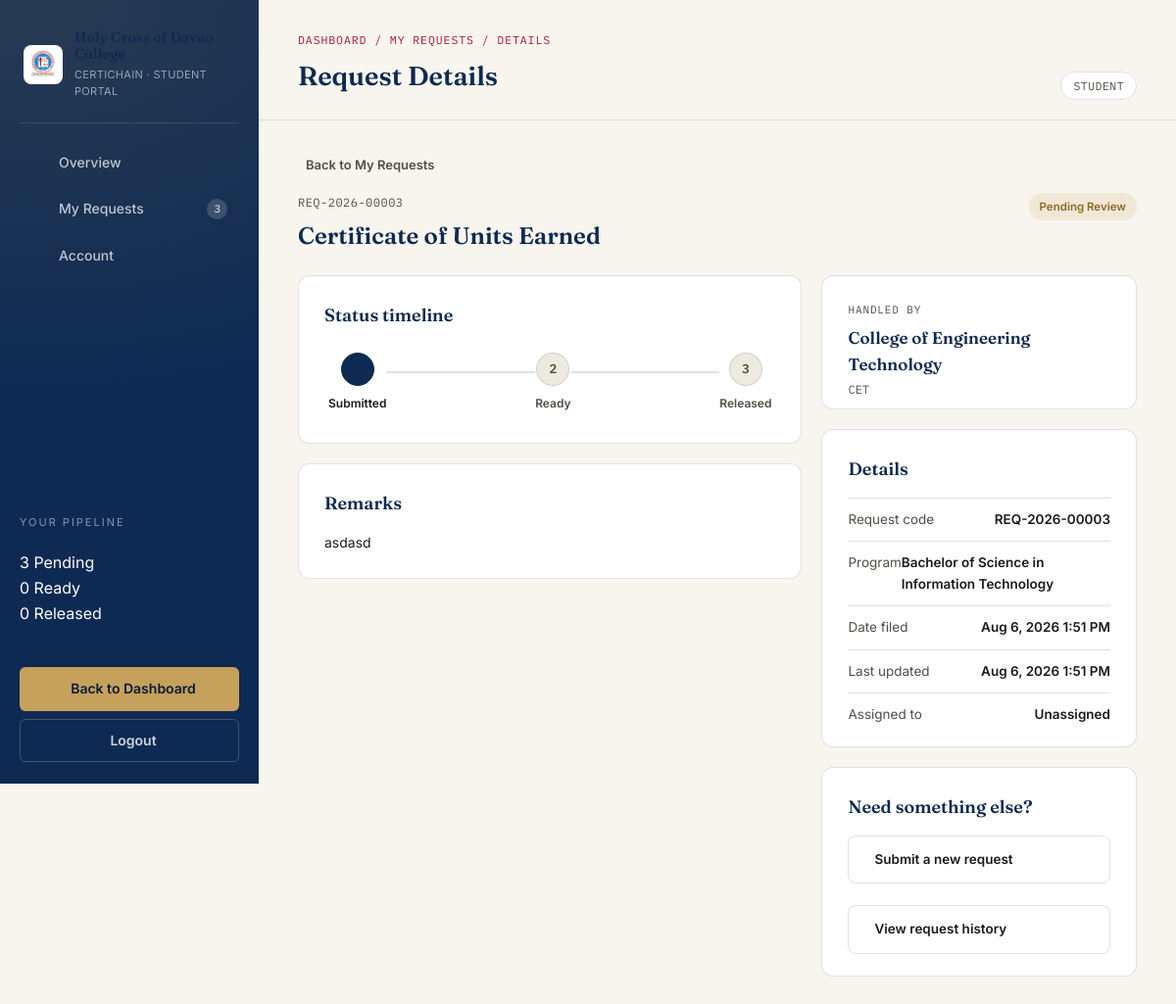
The app's page /student/view_request.php?code=REQ-2026-00003 (signed in) with its own data.
### tables this page shows
CREATE TABLE `requests` (
  `request_id` int(11) NOT NULL,
  `request_code` varchar(30) NOT NULL,
  `requester_user_id` int(11) NOT NULL,
  `requester_role` enum('student','alumni') NOT NULL,
  `program_id` int(11) NOT NULL,
  `college_id` int(11) NOT NULL,
  `document_type_id` int(11) NOT NULL,
  `status` enum('pending_review','requirements_incomplete','under_verification','approved','awaiting_payment','payment_verified','scheduled','completed','rejected','cancelled') NOT NULL DEFAULT 'pending_review',
  `assigned_employee_id` int(11) DEFAULT NULL,
  `remarks` text DEFAULT NULL,
  `created_at` timestamp NOT NULL DEFAULT current_timestamp(),
  `updated_at` timestamp NOT NULL DEFAULT current_timestamp() ON UPDATE current_timestamp()
);

CREATE TABLE `document_types` (
  `document_type_id` int(11) NOT NULL,
  `category_id` int(10) UNSIGNED DEFAULT NULL,
  `document_name` varchar(150) NOT NULL,
  `description` text DEFAULT NULL,
  `is_active` tinyint(1) DEFAULT 1
);

CREATE TABLE `colleges` (
  `college_id` int(11) NOT NULL,
  `college_code` varchar(20) NOT NULL,
  `college_name` varchar(150) NOT NULL,
  `is_active` tinyint(1) NOT NULL DEFAULT 1,
  `created_at` timestamp NOT NULL DEFAULT current_timestamp()
);

CREATE TABLE `programs` (
  `program_id` int(11) NOT NULL,
  `college_id` int(11) NOT NULL,
  `program_name` varchar(200) NOT NULL,
  `degree_code` varchar(30) NOT NULL,
  `degree_level` enum('undergraduate','masters','doctoral') NOT NULL DEFAULT 'undergraduate',
  `is_active` tinyint(1) NOT NULL DEFAULT 1
);

### student/view_request.php (the view, shortened to what this page needs)
<?php
require_once __DIR__ . '/../config/db.php';
$userId    = (int) $_SESSION['user_id'];
$role      = $_SESSION['role'];
$requestCode = isset($_GET['code']) ? trim((string) $_GET['code']) : '';
$stats = [
    'total'    => 0,
    'pending'  => 0,
    'ready'    => 0,
    'released' => 0,
];
try {
    $stmt = $pdo->prepare(
        'SELECT status, COUNT(*) AS c
         FROM requests
         WHERE requester_user_id = :uid
         GROUP BY status'
    );
    $stmt->execute([':uid' => $userId]);
    foreach ($stmt->fetchAll() as $r) {
        $status = strtolower((string) $r['status']);
        $count  = (int) $r['c'];
        $stats['total'] += $count;
        if (in_array($status, ['pending_review', 'pending', 'processing', 'under_review'], true)) {
            $stats['pending'] += $count;
        } elseif (in_array($status, ['ready', 'ready_for_pickup', 'approved'], true)) {
            $stats['ready'] += $count;
        } elseif (in_array($status, ['released', 'completed', 'claimed'], true)) {
            $stats['released'] += $count;
        }
    }
} catch (\PDOException $e) {
}
$pipelineHasPending  = $stats['pending']  > 0;
$pipelineHasReady    = $stats['ready']    > 0;
$pipelineHasReleased = $stats['released'] > 0;
$request  = null;
$dbError  = false;
$notFound = false;
try {
   $stmt = $pdo->prepare(
        "SELECT r.request_id, r.request_code, r.status, r.remarks,
                r.created_at, r.updated_at, r.assigned_employee_id,
                dt.document_name AS cert_name,
                c.college_name, c.college_code,
                p.program_name
         FROM requests r
         LEFT JOIN document_types dt ON dt.document_type_id = r.document_type_id
         LEFT JOIN colleges c        ON c.college_id = r.college_id
         LEFT JOIN programs p        ON p.program_id = r.program_id
         WHERE r.request_code = :code
           AND r.requester_user_id = :uid
         LIMIT 1"
    );
    $stmt->execute([':code' => $requestCode, ':uid' => $userId]);
    $request = $stmt->fetch();
} catch (\PDOException $e) {
    $dbError = true;
}
$assignedName = null;
function statusBadgeClass(string $status): string
{
    $s = strtolower($status);
    if (in_array($s, ['pending_review', 'pending', 'processing', 'under_review'], true)) return 'badge-pending';
    return 'badge-pending';
}
function timelineStep(string $status): string
{
    $s = strtolower($status);
    return 'submitted';
}
$currentStep = $request ? timelineStep((string) $request['status']) : 'submitted';
$isRejected  = $currentStep === 'rejected';
$stepOrder = ['submitted', 'ready', 'released'];
$currentIndex = $isRejected ? 0 : array_search($currentStep, $stepOrder, true);
?>
<!DOCTYPE html>
<html lang="en">
<head>
    <link rel="stylesheet"
        href="https://cdnjs.cloudflare.com/ajax/libs/tabler-icons/2.44.0/iconfont/tabler-icons.min.css">
    <link rel="stylesheet" href="../public/assets/css/index.css">
    <link rel="stylesheet" href="../public/assets/css/student-dashboard.css">
    <link rel="stylesheet" href="../public/assets/css/view_request.css">
</head>
<body>
    <div class="app-shell">
        <aside class="sidebar" id="sidebar">
            <div class="sidebar-brand">
                <img class="crest" src="../public/assets/logo/hcdc-logo.jpg" alt="Holy Cross of Davao College logo">
                <div class="brand-text">
                    <div class="school">Holy Cross of Davao College</div>
                    <div class="office">CertiChain &middot; Student Portal</div>
                </div>
            </div>
            <nav class="side-nav" id="dash-nav">
                <a href="dashboard.php">
                    <i class="ti ti-layout-dashboard"></i>Overview
                </a>
                <a href="dashboard.php#requests">
                    <i class="ti ti-file-text"></i>My Requests
                    <?php if ($stats['total'] > 0): ?><span class="side-nav-count"><?= (int) $stats['total'] ?></span><?php endif; ?>
                </a>
                <a href="dashboard.php#account">
                    <i class="ti ti-user"></i>Account
                </a>
            </nav>
            <div class="chain-status" aria-label="Your request pipeline">
                <div class="chain-status-label">Your pipeline</div>
                <div class="chain-track">
                    <div class="chain-node <?= $pipelineHasPending ? 'lit lit-pending' : '' ?>">
                        <span class="chain-num"><?= (int) $stats['pending'] ?></span>
                        <span class="chain-tag">Pending</span>
                    </div>
                    <div class="chain-node <?= $pipelineHasReady ? 'lit lit-ready' : '' ?>">
                        <span class="chain-num"><?= (int) $stats['ready'] ?></span>
                        <span class="chain-tag">Ready</span>
                    </div>
                    <div class="chain-node <?= $pipelineHasReleased ? 'lit lit-released' : '' ?>">
                        <span class="chain-num"><?= (int) $stats['released'] ?></span>
                        <span class="chain-tag">Released</span>
                    </div>
                </div>
            </div>
            <div class="sidebar-footer">
                <a href="dashboard.php" class="btn btn-gold btn-block">
                    <i class="ti ti-arrow-left"></i>Back to Dashboard
                </a>
                <a href="../auth/logout.php" class="btn btn-ghost-dark btn-block">
                    <i class="ti ti-logout"></i>Logout
                </a>
            </div>
        </aside>
        <div class="main-col">
            <header class="topbar">
                <div>
                    <div class="topbar-eyebrow">Dashboard / My Requests / Details</div>
                    <h1>Request Details</h1>
                </div>
                <div class="topbar-right">
                    <span class="role-chip"><?= htmlspecialchars(ucfirst($role)) ?></span>
                </div>
            </header>
            <main class="dash-content dash-content-wide">
                <?php if ($dbError): ?>
                    <div class="dash-card">
                        <div class="empty-state">
                            <i class="ti ti-alert-triangle"></i>
                            Couldn't load this request right now. Please try again later.
                        </div>
                    </div>
                <?php else: ?>
                    <a href="dashboard.php#requests" class="back-link">
                        <i class="ti ti-arrow-left"></i>Back to My Requests
                    </a>
                    <div class="view-req-head">
                        <div>
                            <div class="view-req-code"><?= htmlspecialchars($request['request_code'] ?? ('#' . $request['request_id'])) ?></div>
                            <h2 class="view-req-title"><?= htmlspecialchars($request['cert_name'] ?? 'Certificate Request') ?></h2>
                        </div>
                        <span class="badge <?= statusBadgeClass((string) $request['status']) ?>">
                            <?= htmlspecialchars(str_replace('_', ' ', (string) $request['status'])) ?>
                        </span>
                    </div>
                    <div class="req-form-layout">
                        <div>
                            <div class="dash-card">
                                <div class="dash-card-head">
                                    <h2>Status timeline</h2>
                                </div>
                                <?php if ($isRejected): ?>
                                    <div class="timeline timeline-rejected">
                                        <div class="timeline-step done">
                                            <span class="timeline-dot"><i class="ti ti-check"></i></span>
                                            <span class="timeline-label">Submitted</span>
                                        </div>
                                        <div class="timeline-bar done rejected"></div>
                                        <div class="timeline-step done rejected">
                                            <span class="timeline-dot"><i class="ti ti-x"></i></span>
                                            <span class="timeline-label">Rejected</span>
                                        </div>
                                    </div>
                                    <p class="note" style="margin-top:14px;">
                                        This request was not approved. See remarks below, or contact the office
                                        that handles your program for details.
                                    </p>
                                <?php else: ?>
                                    <div class="timeline">
                                        <?php foreach ($stepOrder as $i => $step): ?>
                                            <?php
                                                $labels = ['submitted' => 'Submitted', 'ready' => 'Ready', 'released' => 'Released'];
                                                $isDone = $i <= $currentIndex;
                                            ?>
                                            <div class="timeline-step <?= $isDone ? 'done' : '' ?>">
                                                <span class="timeline-dot">
                                                    <?= $isDone ? '<i class="ti ti-check"></i>' : ($i + 1) ?>
                                                </span>
                                                <span class="timeline-label"><?= $labels[$step] ?></span>
                                            </div>
                                            <?php if ($i < count($stepOrder) - 1): ?>
                                                <div class="timeline-bar <?= $i < $currentIndex ? 'done' : '' ?>"></div>
                                            <?php endif; ?>
                                        <?php endforeach; ?>
                                    </div>
                                <?php endif; ?>
                            </div>
                            <div class="dash-card">
                                <div class="dash-card-head">
                                    <h2>Remarks</h2>
                                </div>
                                <?php if (!empty($request['remarks'])): ?>
                                    <p class="remarks-text"><?= nl2br(htmlspecialchars($request['remarks'])) ?></p>
                                <?php else: ?>
                                    <p class="note">No remarks were added with this request.</p>
                                <?php endif; ?>
                            </div>
                        </div>
                        <div>
                            <div class="dash-card routing-card">
                                <div class="label">Handled by</div>
                                <div class="college-name"><?= htmlspecialchars($request['college_name'] ?? 'Not yet assigned') ?></div>
                                <?php if (!empty($request['college_code'])): ?>
                                    <div class="college-code"><?= htmlspecialchars($request['college_code']) ?></div>
                                <?php endif; ?>
                            </div>
                            <div class="dash-card">
                                <div class="dash-card-head">
                                    <h2>Details</h2>
                                </div>
                                <div class="account-row">
                                    <span class="k">Request code</span>
                                    <span class="v"><?= htmlspecialchars($request['request_code'] ?? ('#' . $request['request_id'])) ?></span>
                                </div>
                                <div class="account-row">
                                    <span class="k">Program</span>
                                    <span class="v"><?= htmlspecialchars($request['program_name'] ?? 'Not specified') ?></span>
                                </div>
                                <div class="account-row">
                                    <span class="k">Date filed</span>
                                    <span class="v"><?= htmlspecialchars(date('M j, Y g:i A', strtotime((string) $request['created_at']))) ?></span>
                                </div>
                                <div class="account-row">
                                    <span class="k">Last updated</span>
                                    <span class="v"><?= htmlspecialchars(date('M j, Y g:i A', strtotime((string) $request['updated_at']))) ?></span>
                                </div>
                                <div class="account-row">
                                    <span class="k">Assigned to</span>
                                    <span class="v"><?= htmlspecialchars($assignedName ?: ($request['assigned_employee_id'] ? 'Staff assigned' : 'Unassigned')) ?></span>
                                </div>
                            </div>
                            <div class="dash-card">
                                <div class="dash-card-head">
                                    <h2>Need something else?</h2>
                                </div>
                                <div class="quick-actions">
                                    <a href="submit_request.php" class="quick-action">
                                        <i class="ti ti-file-certificate"></i>Submit a new request
                                    </a>
                                    <a href="dashboard.php#requests" class="quick-action">
                                        <i class="ti ti-history"></i>View request history
                                    </a>
                                </div>
                            </div>
                        </div>
                    </div>
                <?php endif; ?>
            </main>
        </div>
    </div>
</body>
</html>

### records on screen
requests: request_code "REQ-2026-00003", document_type.document_name "Certificate of Units Earned", status "Pending Review", remarks "asdasd", college.college_name "College of Engineering Technology", college.college_code "CET", program.program_name "Bachelor of Science in Information Technology", created_at "Aug 6, 2026 1:51 PM", updated_at "Aug 6, 2026 1:51 PM", assigned_employee "Unassigned"

### other values on screen
$stats['total'] "3"
$stats['pending'] "3"
$stats['ready'] "0"
$stats['released'] "0"
$role "STUDENT"
$labels[$step] "Submitted"
$labels[$step] "Ready"
$labels[$step] "Released"
